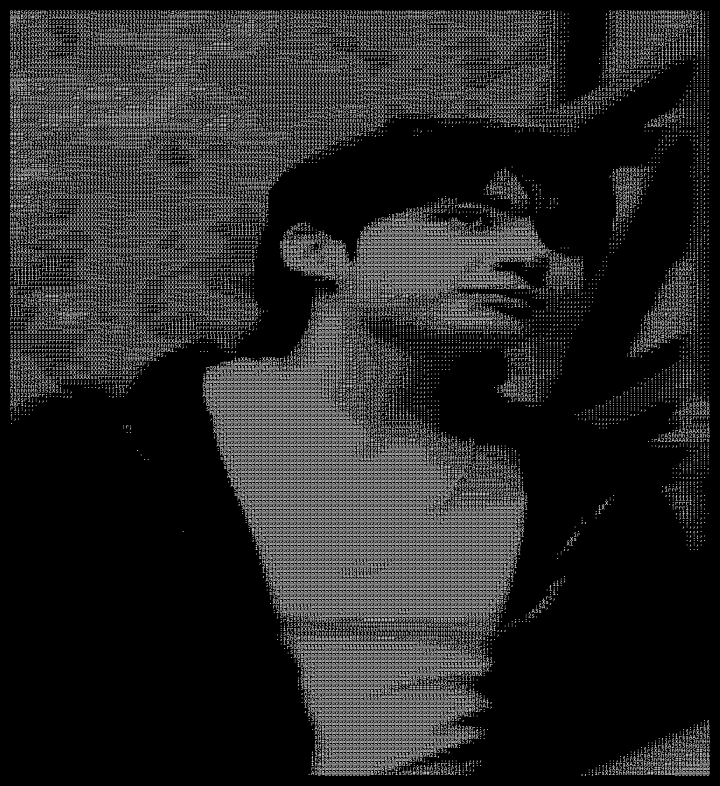
#> input picture ASCII-Portriat-Generator/image/Annotation 2026-11-01 230223 (2).png, 1440 x 1572 px (shown at 1/2 size); its folder holds only this picture in this run
$ python -i advanced_ascii.py   (imports and definitions only)
#> lines starting #> are read from the running program, lines starting #| are printed output that depends on the picture

import tkinter as tk
from tkinter import filedialog, messagebox
from PIL import Image, ImageOps, ImageEnhance, ImageFilter, ImageDraw, ImageFont
import math
import os

# Dark to bright characters
ASCII_CHARS = " .,:;irsXA253hMHGS#9B&@"

# Image settings
IMAGE_WIDTH = 200
FONT_SIZE = 4

ascii_pixels = []
animation_running = False
animation_frame = 0


def convert_image(image_path):
    """Convert photograph into detailed grayscale pixel data."""

    image = Image.open(image_path).convert("RGB")
#> image is the input picture: PIL image 1440x1572 RGB; min 0, max 255, mean 38.7

    # Grayscale conversion
    image = ImageOps.grayscale(image)
#> image: PIL image 1440x1572 L

    # Improve image contrast and details
    image = ImageOps.autocontrast(image, cutoff=2)
    image = ImageEnhance.Contrast(image).enhance(1.8)
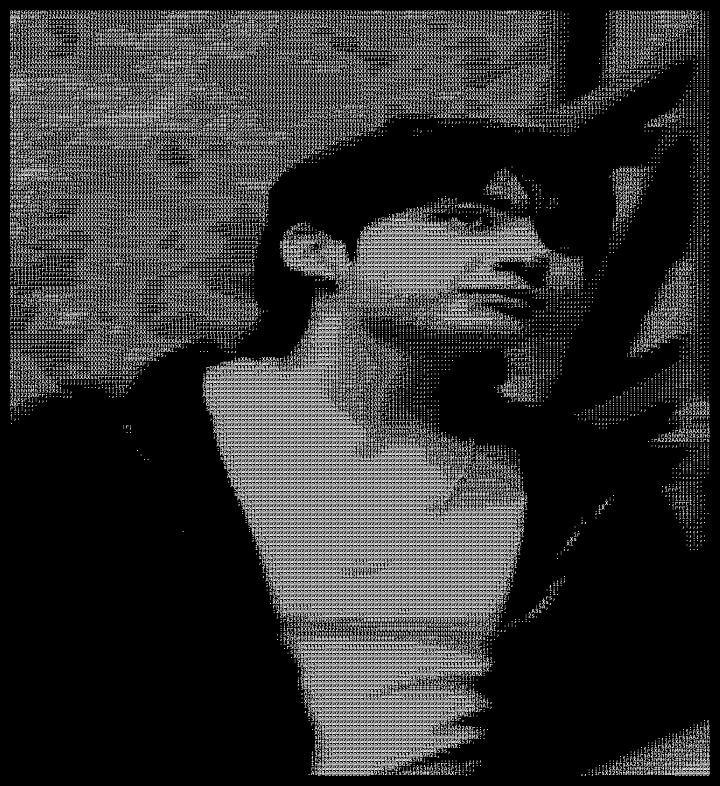
#> image: PIL image 1440x1572 L (shown at 1/2 size); min 0, max 255, mean 48.4
    image = ImageEnhance.Brightness(image).enhance(1.1)
    image = ImageEnhance.Sharpness(image).enhance(2.5)

    # Slight noise reduction
    image = image.filter(ImageFilter.MedianFilter(size=3))
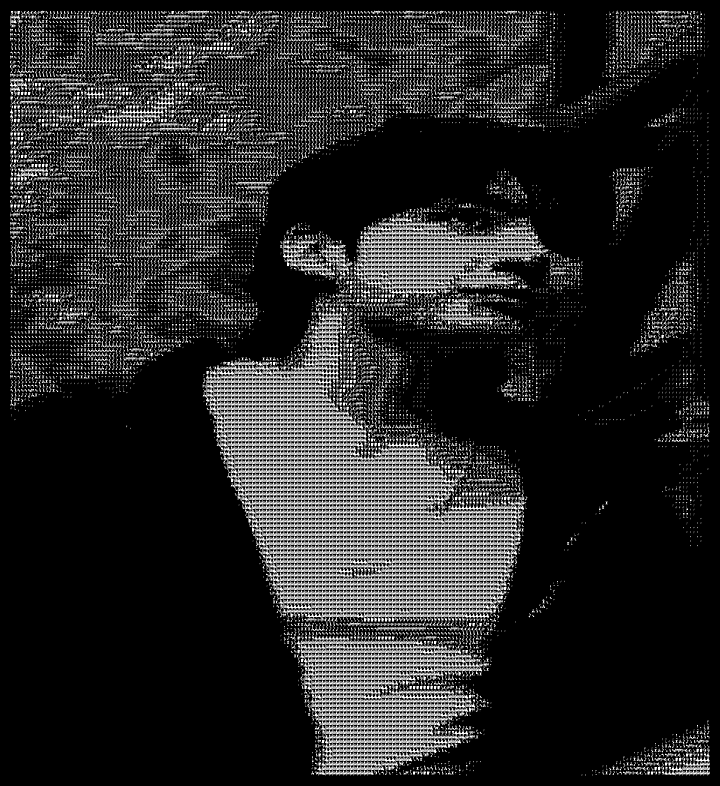
#> image: PIL image 1440x1572 L (shown at 1/2 size); min 0, max 255, mean 38.3

    # Resize image
    old_width, old_height = image.size
#> old_width = 1440; old_height = 1572

    new_height = max(
        1,
        int(old_height / old_width * IMAGE_WIDTH * 0.48)
    )
#> new_height = 104

    image = image.resize(
        (IMAGE_WIDTH, new_height),
        Image.Resampling.LANCZOS
    )
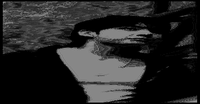
#> image: PIL image 200x104 L; min 0, max 151, mean 38.5

    # Extract pixels
#> (the run stopped early here; a loop or call above may not have finished)
